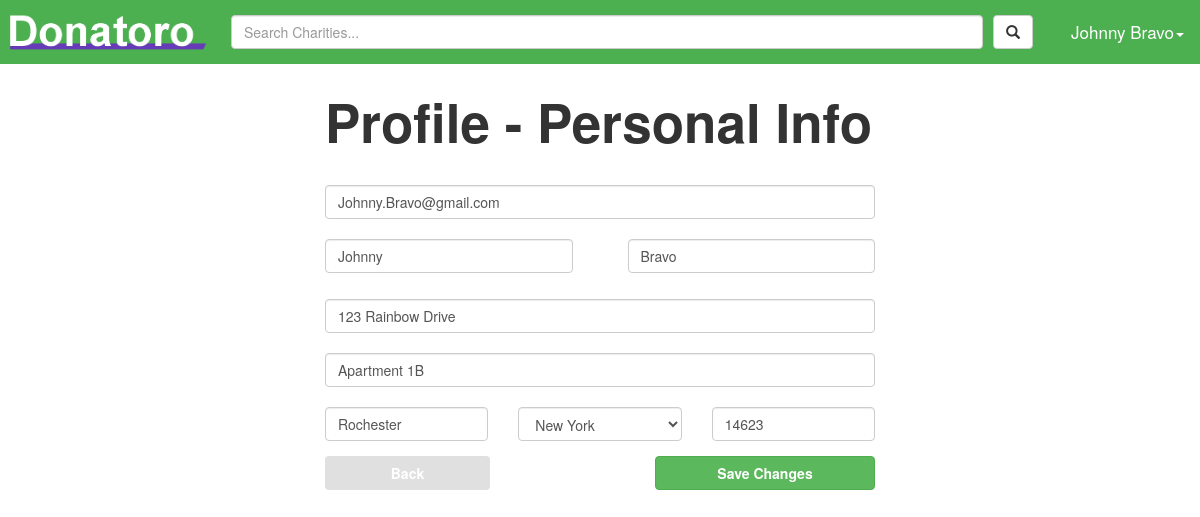
The page /personal (signed in) on the database its author committed.
### tables this page shows
CREATE TABLE "donor_info" ("firstName" TEXT NOT NULL , "lastName" TEXT NOT NULL , "streetAdd1" TEXT NOT NULL , "streetAdd2" TEXT, "city" TEXT NOT NULL , "state" TEXT NOT NULL , "zip" INTEGER NOT NULL , "userID" INTEGER PRIMARY KEY  NOT NULL  UNIQUE );

CREATE TABLE "user" ("id" INTEGER PRIMARY KEY  NOT NULL ,"email" TEXT NOT NULL ,"password" TEXT NOT NULL ,"isDonor" BOOL NOT NULL  DEFAULT (null) );

### donatoro.py (the view)
@app.route('/personal')
def edit_personal():
    user = getUserById(session['userId'])
    if user["isDonor"] == 1:
        return render_template_logged_in('DonorProfile/donorPersonal.jinja', states=states)
    else:
        return render_template_logged_in('CharityProfile/charityPersonal.jinja', states=states, countries=countries)

### dataBaseLogic.py (called while the page is built)
def get_db():
    return sqlite3.connect(app.config['DATABASE'])

def query_db(query, args=(), one=False):
    cur = get_db().execute(query, args)
    return cur
    cur.close()
    return test

def getUserById(userId):
    user = query_db('select * from user where id=?', (userId,)).fetchone()
    return dict(id=user[0], password=user[2], email=user[1], isDonor=user[3])

def getInfoByUserId(userId):
    user = getUserById(userId)
    if user["isDonor"]:
        donor = query_db('select * from donor_info where userID=?', (userId,)).fetchone()
        return dict(firstName=donor[0], lastName=donor[1], streetAdd1=donor[2], streetAdd2=donor[3],
                    city=donor[4], state=donor[5], zip=donor[6], userId=donor[7])
    else:
        charity = query_db('select * from charity_info where userID=?', (userId,)).fetchone()
        return dict(name=charity[0], identificationNum=charity[1], description=charity[2], streetAdd=charity[3],
                    city=charity[4], state=charity[5], zip=charity[6], country=charity[7], userId=charity[8],
                    charId=charity[9])

### donatoro.py (called while the page is built)
def render_template_logged_in(template, **context):
    user = getUserById(session['userId'])
    info = getInfoByUserId(session['userId'])
    return render_template(template, user=user, userInfo=info, **context)

### templates/DonorProfile/donorPersonal.jinja
{% extends "base.jinja" %}
{% block head %}
    <link rel="stylesheet" type="text/css" href="{{ url_for('static', filename='stylesheets/profile.css') }}" />
{% endblock %}
{% block body %}
<div class="formContainer">
    <div class="form-group">
        <br>
        <label class="profileTitle">Profile - Personal Info</label>
        <form action="../savePersonal" method="post">
        <br>
        <input type="email" class="form-control" name="emailInput" placeholder="Email" value="{{user["email"]}}"/>
        <br>
        <input type="text" class="form-control leftBox" name="firstName" placeholder="First Name" value="{{ userInfo["firstName"] }}"/>
        <input type="text" class="form-control rightBox" name="lastName" placeholder="Last Name" value="{{ userInfo["lastName"] }}"/>
        <br>
        <br>
        <br>
        <input type="text" class="form-control" name="streetAddress1" placeholder="Street Address Line 1" value="{{userInfo["streetAdd1"]}}"/>
        <br>
        <input type="text" class="form-control descriptionBox" name="streetAddress2" placeholder="Street Address Line 2" value="{{userInfo["streetAdd2"]}}"/>
        <br>
        <div class='row'>
            <div class='col-sm-4'>
                <div class='form-group'>
                    <input class="form-control" name="city" size="30" type="text" placeholder="City" value="{{userInfo["city"]}}"/>
                </div>
            </div>
            <div class='col-sm-4'>
                <div class='form-group'>
                    <select class="form-control" name="state">
                        {% for n in states %}
                            {% if n == userInfo["state"] %}
                                <option selected>{{n}}</option>
                            {% else %}
                                <option>{{n}}</option>
                            {% endif %}
                        {% endfor %}
                    </select>
                </div>
            </div>
            <div class='col-sm-4'>
                <div class='form-group'>
                    <input class="form-control" name="zip" size="30" type="number" placeholder="Zip Codes" value="{{userInfo["zip"]}}"/>
                </div>
            </div>
        </div>
        <button class="btn btn-grey leftBox formButtons" formaction="../profile"><b>Back</b></button>
        <button class="btn btn-success rightBox saveButtons"><b>Save Changes</b></button>
        </form>
        <br>
        <br>
        <br>
    </div>
</div>
{% endblock %}

### templates/base.jinja (shortened to what this page needs)
<!DOCTYPE html>
<html lang="en">
<head>
    <link rel="stylesheet" type="text/css" href="{{ url_for('static', filename='stylesheets/font-awesome.min.css') }}" />
    <link rel="stylesheet" type="text/css" href="{{ url_for('static', filename='stylesheets/base.css') }}" />
    <link rel="stylesheet" href="https://maxcdn.bootstrapcdn.com/bootstrap/3.3.7/css/bootstrap.min.css">
    {% block head %}
    {% endblock %}
</head>
<body>
    <div class="topnav">
        {% if user and user["isDonor"] %}
        <a href="/newsFeed"><img src="/static/images/Donatoro-logo.png" class="logo"/></a>
        {% elif user and not user["isDonor"] %}
        <a href="/charity/admin"><img src="/static/images/Donatoro-logo.png" class="logo"/></a>
        {% else %}
        <a href="/"><img src="/static/images/Donatoro-logo.png" class="logo"/></a>
        {% endif %}
        {% if user %}
        <div class="dropdown username">
            {% if user["isDonor"] %}
                <button class="dropdown-toggle username" type="button" data-toggle="dropdown">{{ userInfo["firstName"] }} {{ userInfo["lastName"] }}<span class="caret"></span></button>
            {% else %}
                <button class="dropdown-toggle username" type="button" data-toggle="dropdown">{{ userInfo["name"] }}<span class="caret"></span></button>
            {% endif %}
        </div>
        {% if user["isDonor"] %}
            <div id="searchDiv">
                <form method="get" action="{{ url_for('results') }}" class="navbar-form navbar-left" id="searchForm" role="search">
                    <button type="submit" class="btn btn-default searchIcon"><span class="glyphicon glyphicon-search"></span></button>
                    <span><input type="text" class="form-control searchBar" name="searchQuery" placeholder="Search Charities..."></span>
                </form>
            </div>
        {% endif %}
        {% endif %}
    </div>
{% block body %}
{% endblock %}
</body>
</html>

### static/stylesheets/base.css (style rules this page uses)
body { margin:0; }
.topnav { overflow: hidden; background-color: #4CAF50; padding-bottom: 100px; margin-bottom: -100px; background-clip: content-box; }
.topnav a { float: left; display: block; color: white; text-align: center; text-decoration: none; font-size: 17px; position:relative; }
.topnav #searchForm { margin: 15px 0 0; padding-top: 0; padding-bottom: 0; width: 100%; overflow: hidden; float: left; box-shadow: none; }
.topnav #searchForm input { width: 100%; }
.topnav #searchForm > span { display: block; overflow: hidden; padding-right: 10px; }
.topnav #searchForm button { float: right; }
.topnav #searchDiv { margin-left: 216px; margin-right: 152px; }
.logo { height: 50px; margin-top: 7px; }
.topnav .username { float: right; background-color: Transparent; border: none; color: white; text-align: center; padding: 10px 8px; font-size: 17px; }
.btn-grey { color: #ffffff; background-color: #E0E0E0; border-color: #E0E0E5; }

### static/stylesheets/profile.css (style rules this page uses)
.profileTitle { font-size: 53px }
.formContainer { width: 550px; height: 310px; margin: 0 auto; }
.leftBox { float: left; width: 45%; }
.rightBox { float: right; width: 45%; }
.formButtons { width: 30%; height: 20%; }
.saveButtons { width: 40%; height: 30%; }

### rows shown on the page
donor_info: firstName "Johnny", lastName "Bravo", streetAddress1 "123 Rainbow Drive", streetAddress2 "Apartment 1B", city "Rochester", state "New York", zip "14623"
user: emailInput "Johnny.Bravo@gmail.com"
